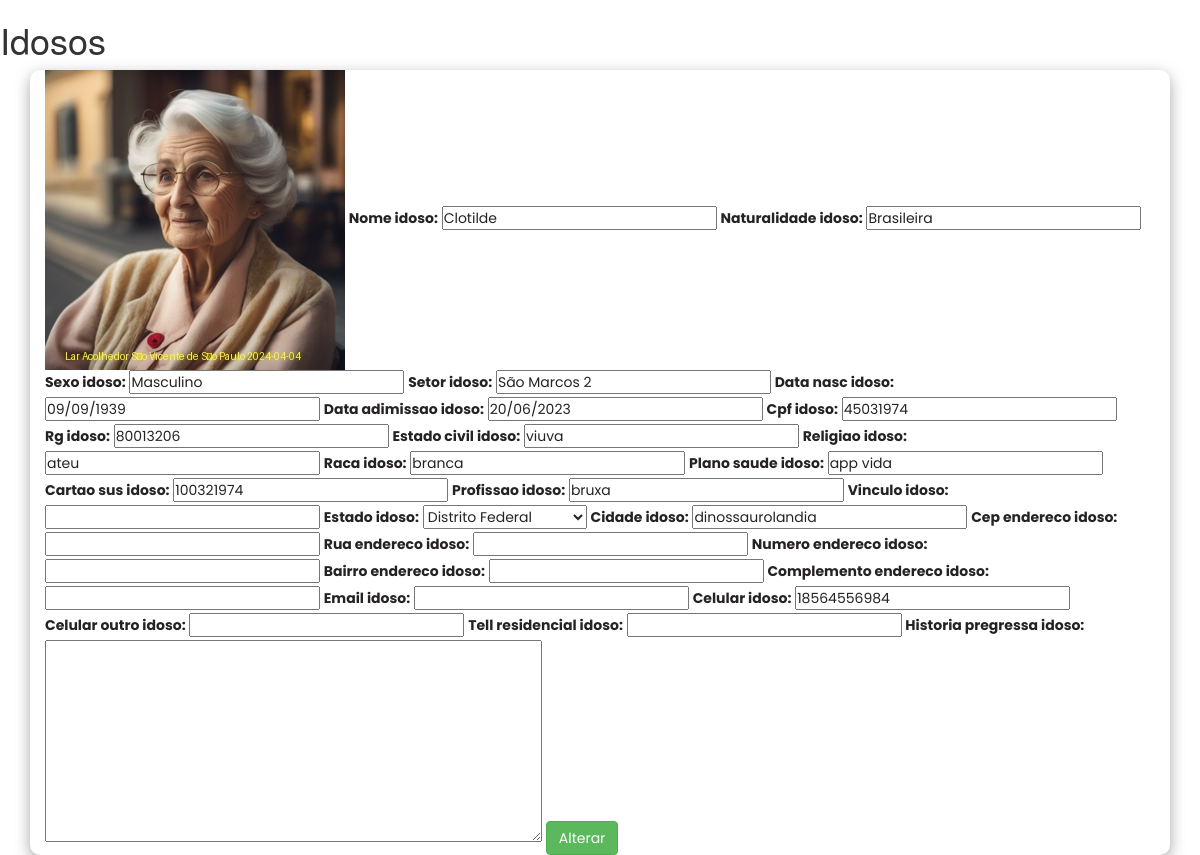
/ficha_paciente/idoso/clotilde-1, run on the app's committed database.
### ficha_paciente/models.py (models this page shows, shortened)
class Foto(models.Model):
    foto = models.ImageField(upload_to="foto_idoso")
    idoso = models.ForeignKey(Idoso, on_delete=models.CASCADE)

class Idoso(models.Model):
    id_idoso = models.AutoField(primary_key=True, unique=True)
    nome_idoso = models.CharField(max_length=100)
    naturalidade_idoso = models.CharField(max_length=100, blank=True, null=True)
    sexo_idoso = models.CharField(max_length=10)
    setor_idoso = models.CharField(max_length=55, blank=True, null=True)
    data_nasc_idoso = models.DateField()
    data_adimissao_idoso = models.DateField()
    cpf_idoso = models.CharField(max_length=11, unique=True)
    rg_idoso = models.CharField(max_length=10, unique=True)
    estado_civil_idoso = models.CharField(max_length=20)
    religiao_idoso = models.CharField(max_length=50, blank=True, null=True)
    raca_idoso = models.CharField(max_length=50, blank=True, null=True)
    plano_saude_idoso = models.CharField(max_length=100)
    cartao_sus_idoso = models.CharField(max_length=50, unique=True)
    profissao_idoso = models.CharField(max_length=100, blank=True, null=True)
    vinculo_idoso = models.CharField(max_length=100, blank=True, null=True)
    estado_idoso = models.CharField(max_length=2, choices=estado_choices,)
    cidade_idoso = models.CharField(max_length=55, )
    cep_endereco_idoso = models.CharField(max_length=8, blank=True, null = True)
    rua_endereco_idoso = models.CharField(max_length=255, blank=True, null = True)
    numero_endereco_idoso = models.CharField(max_length=10, blank=True, null = True)
    bairro_endereco_idoso = models.CharField(max_length=55, blank=True, null = True)
    complemento_endereco_idoso = models.CharField(max_length=55, blank=True, null = True)
    email_idoso = models.EmailField(blank=True, null = True)
    celular_idoso = models.CharField(max_length=11)
    celular_outro_idoso = models.CharField(max_length=11, blank=True, null=True)
    tell_residencial_idoso = models.CharField(max_length=10, blank=True, null=True)
    historia_pregressa_idoso = models.TextField(blank=True, null=True)
    slug = models.SlugField(unique=True, blank=True, null=True)

### ficha_paciente/views.py (the view)
# urls.py: path('idoso/<slug:slug>', views.idoso, name="idoso"),
def idoso(request, slug):
    idoso = Idoso.objects.get(slug=slug)
    foto = Foto.objects.filter(idoso=idoso).first()
    if request.method == "POST":
        form = IdosoForm(request.POST, instance=idoso)
        form_ft = FotoForm(request.POST, request.FILES, instance=foto)
        if form.is_valid() and form_ft.is_valid():
            form.save()
            form_ft.save()
            messages.success(request, 'Detalhes do idoso atualizados com sucesso!')
            return redirect(reverse('add_paciente'))
    else:
        form = IdosoForm(instance=idoso)
        form_ft = FotoForm(instance=foto)
    return render(request, 'idosos.html', {'form': form, 'form_ft': form_ft, 'idoso': idoso})

### ficha_paciente/forms.py
class IdosoForm(forms.ModelForm):
    class Meta:
        model = Idoso
        fields = "__all__"
        exclude = ['slug']

class FotoForm(forms.ModelForm):
    class Meta:
        model = Foto
        fields = ['foto']
    def __init__(self, *args, **kwargs):
        super().__init__(*args, **kwargs)
        if self.instance and self.instance.foto:
            self.fields['foto'].widget.attrs['src'] = self.instance.foto.url

### ficha_paciente/templates/idosos.html (shortened to what this page needs)
{%load static%}
<head>
    <link rel="stylesheet" type="text/css" href="{%static 'usuarios/css/css.css'%}">
    <link rel="stylesheet" href="https://cdn.jsdelivr.net/npm/bootstrap@4.6.1/dist/css/bootstrap.min.css">
    <link rel="stylesheet" href="{% static 'general/css/base.css' %}">
    <link rel="stylesheet" href="{% static 'general/css/general.css' %}">
    <link href='https://unpkg.com/boxicons@2.0.7/css/boxicons.min.css' rel='stylesheet'>
    <link rel="stylesheet" href="https://maxcdn.bootstrapcdn.com/bootstrap/3.4.0/css/bootstrap.min.css">
</head>
<h1>Idosos</h1>
<div class="container">
    <form method="post" enctype="multipart/form-data">
        <img src="{{ form_ft.instance.foto.url }}" alt="Foto do Idoso">
        {{ form }}
        <button type="submit" class="btn btn-success">Alterar</button>
    </form>
</div>

### templates/static/usuarios/css/css.css (style rules this page uses)
.container { background-color: white; border-radius: 10px; color: #262223; box-shadow: rgba(0, 0, 0, 0.35) 0px 5px 15px; }
textarea { resize: none; }

### templates/static/general/css/base.css (style rules this page uses)
* { margin: 0; padding: 0; box-sizing: border-box; font-family: "Poppins" , sans-serif; }

### data on the page
Foto: instance.foto (picture)
Idoso: nome_idoso "Clotilde", naturalidade_idoso "Brasileira", sexo_idoso "Masculino", setor_idoso "São Marcos 2", data_nasc_idoso "09/09/1939", data_adimissao_idoso "20/06/2023", cpf_idoso "45031974", rg_idoso "80013206", estado_civil_idoso "viuva", religiao_idoso "ateu", raca_idoso "branca", plano_saude_idoso "app vida", cartao_sus_idoso "100321974", profissao_idoso "bruxa", estado_idoso "Distrito Federal", cidade_idoso "dinossaurolandia", celular_idoso "18564556984"
